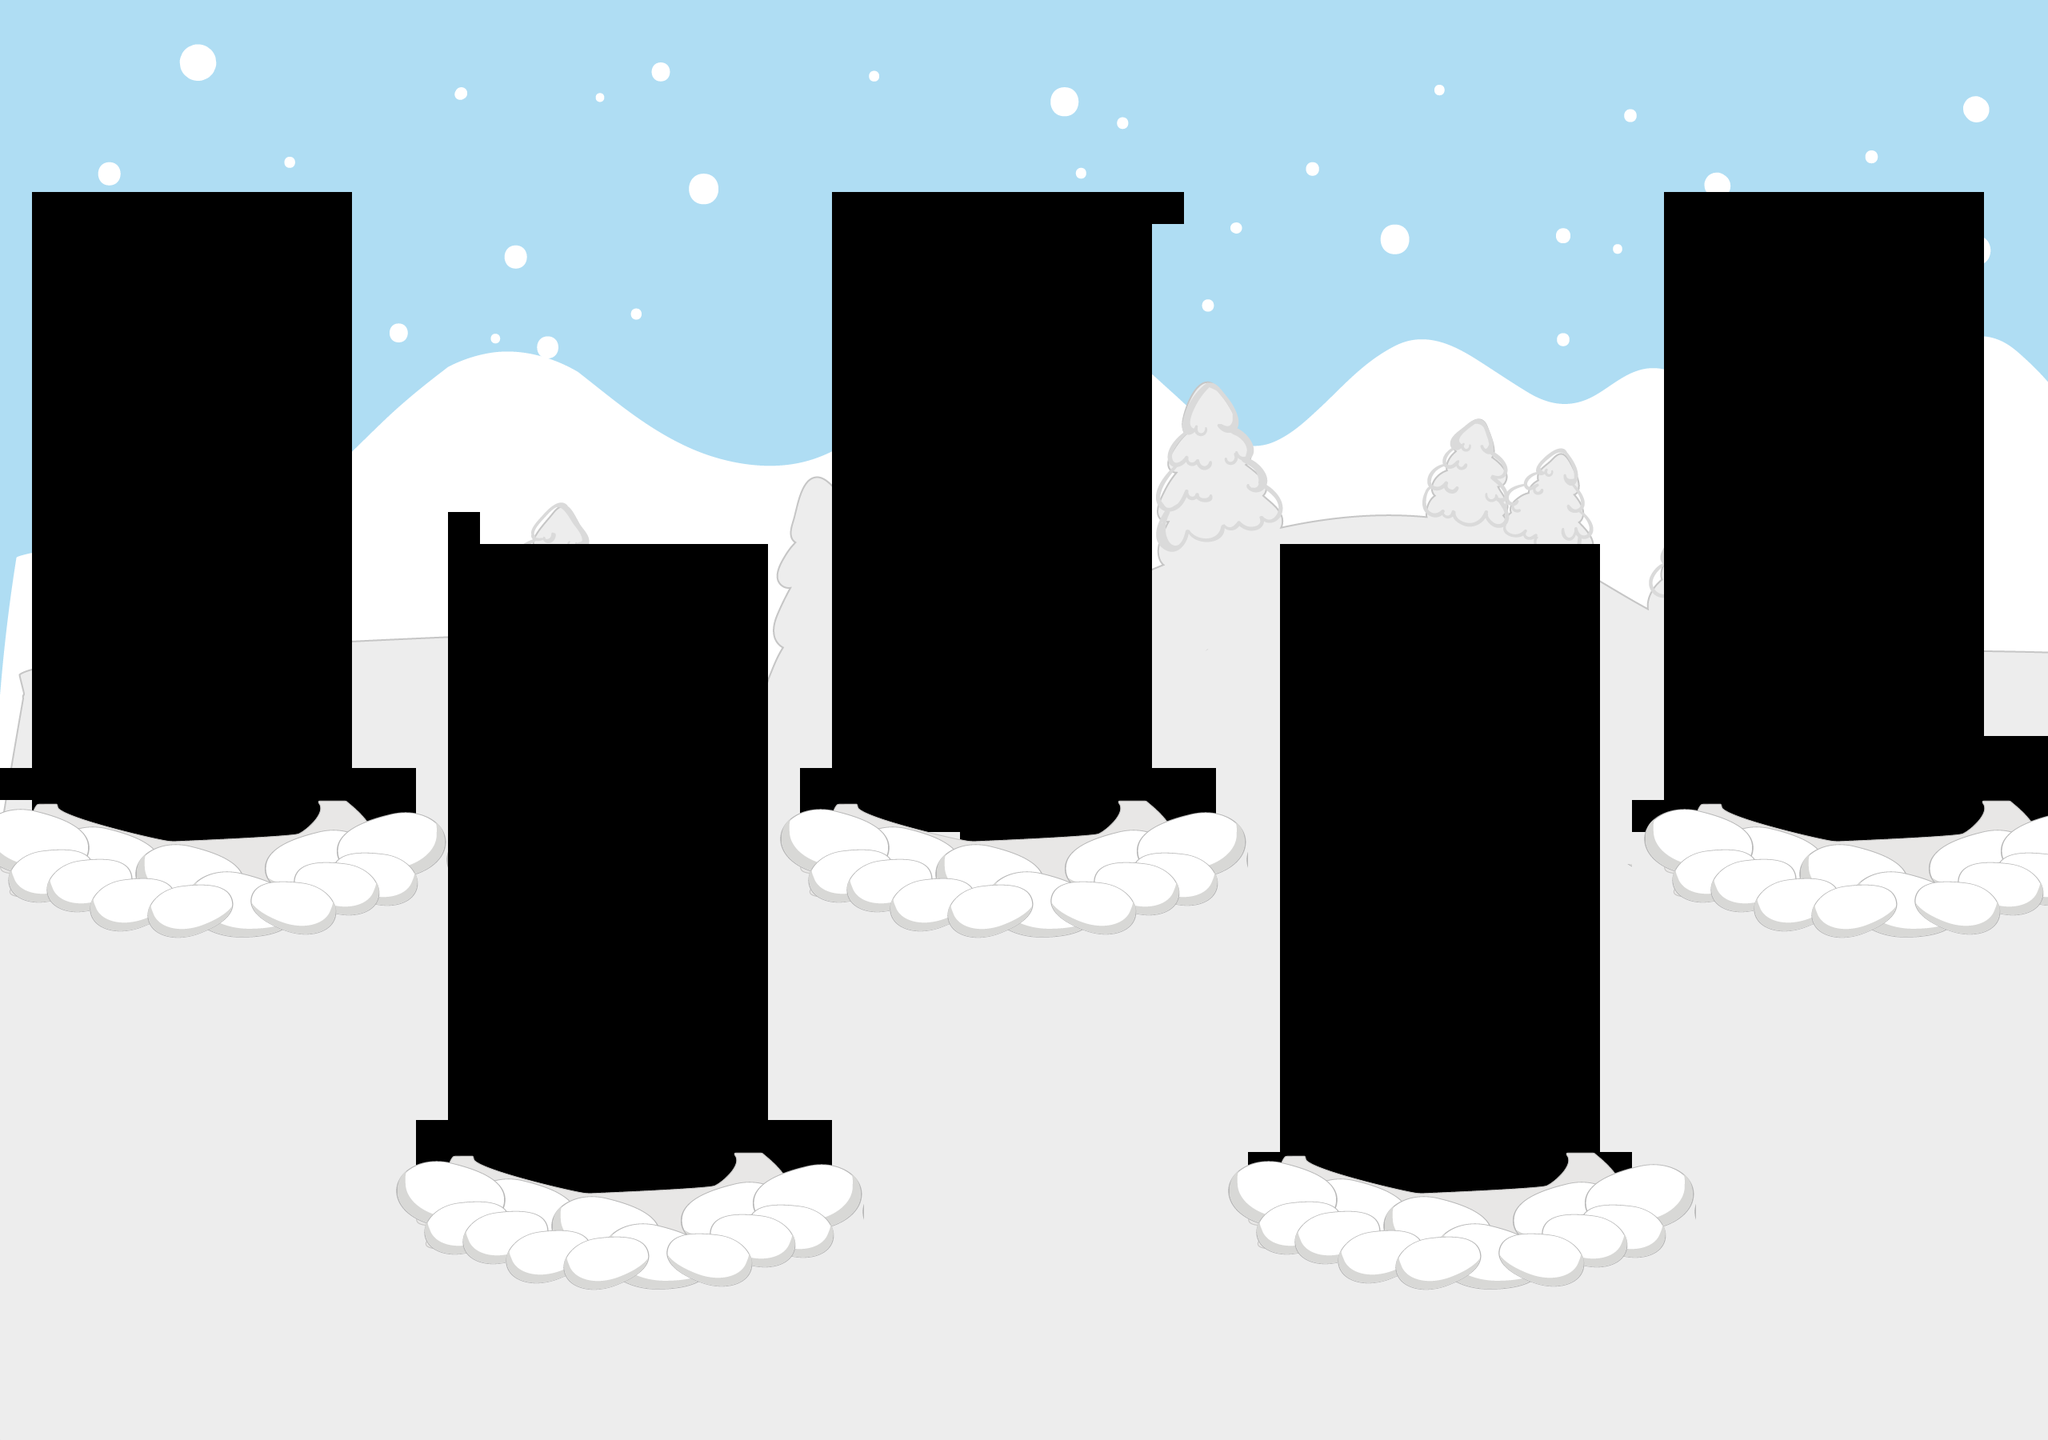

This is a level from a 2D game, rendered from its Tiled map with the project's own tilesets. A one-line summary and the map file follow, with tile-layer data summarised:
An orthogonal 64x45 tile map with 40x40 px tiles, 2 tile layers (Tile Layer 1, Tile Layer 3), 1 hidden layer not drawn.

<map version="1.0" orientation="orthogonal" renderorder="right-up" width="64" height="45" tilewidth="40" tileheight="40" nextobjectid="1">
 <tileset firstgid="1" name="play4" tilewidth="40" tileheight="40" tilecount="4324" columns="94">
  <image source="play4.png" width="3767" height="1850" />
 </tileset>
 <layer name="Tile Layer 1" width="64" height="45">
  <data>[2880 cells, 1803 non-empty, 1803 distinct tile ids]</data>
 </layer>
 <layer name="Tile Layer 2" width="64" height="45" visible="0">
  <data>[2880 cells, 240 non-empty, 48 distinct tile ids]</data>
 </layer>
 <layer name="Tile Layer 3" width="64" height="45">
  <data>[2880 cells, 363 non-empty, 75 distinct tile ids]</data>
 </layer>
</map>
